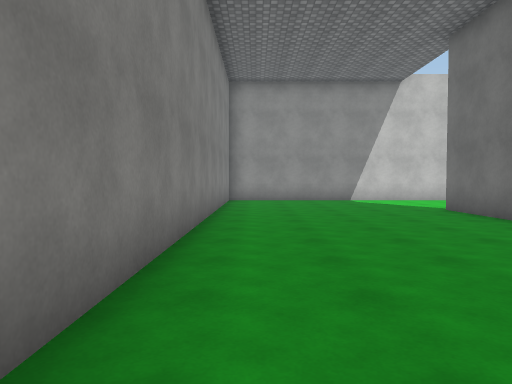
[1] (above)

24 first-person views from a walk through a scene from a Unity 3-D project. The camera is 1.4 m above the floor, tilts 2° down and sees 70° across. The floor is counted in squares, 1.8 m on a side. Each view is taken from the middle of a square. On the plan, view 1 faces up. The plan holds only what a view shows up to about 12 squares ahead; the rest is blank. The place goes on beyond the plan. The player character is not drawn. Surface patterns are stand-ins for the level's own textures.

[2]
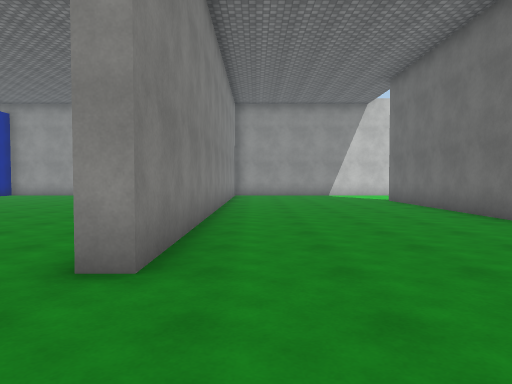

[3]
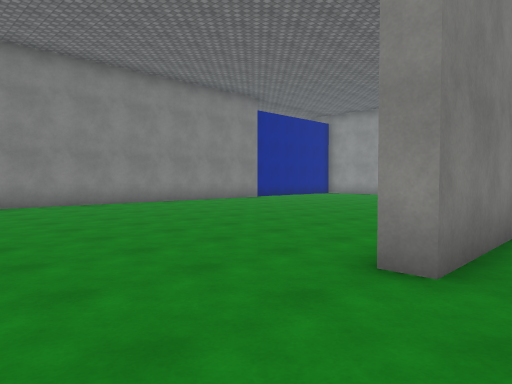

[4]
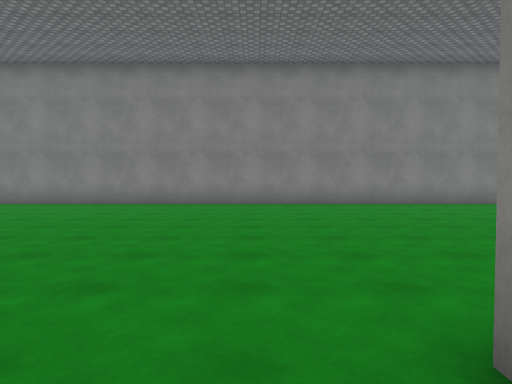

[5]
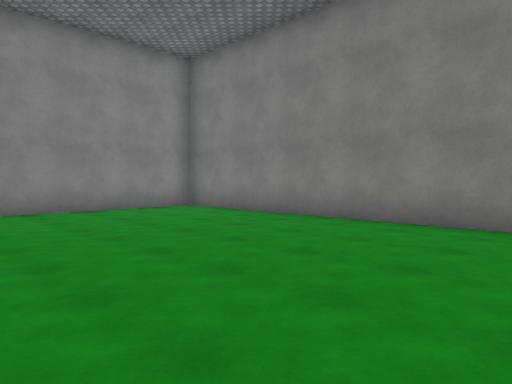

[6]
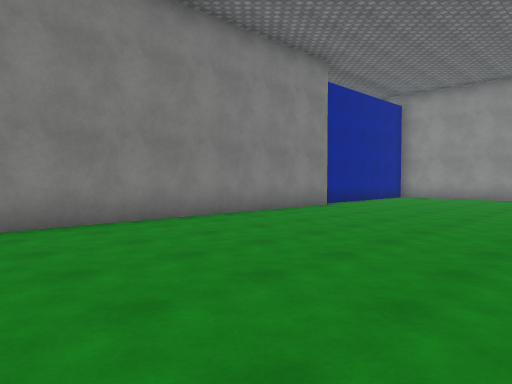

[7]
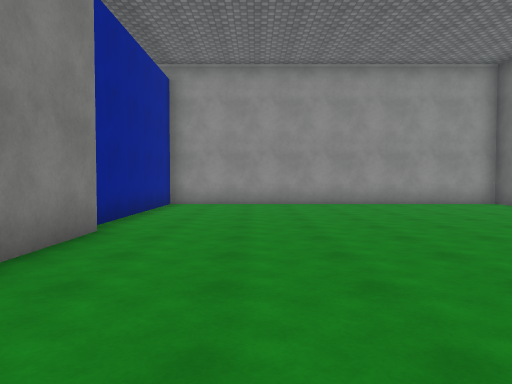

[8]
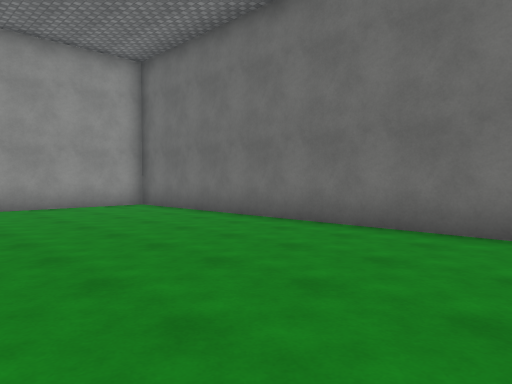

[9]
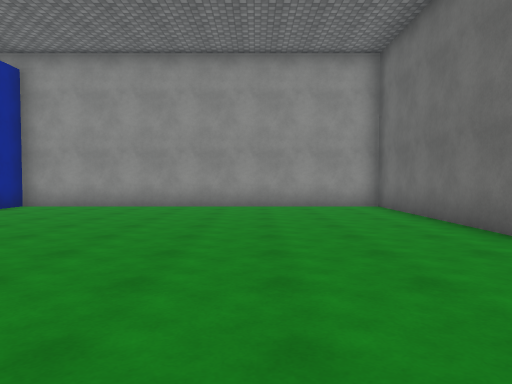

[10]
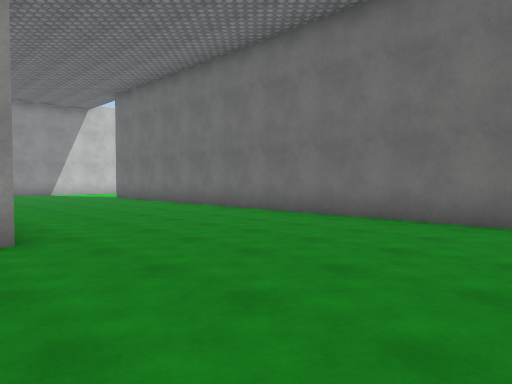

[11]
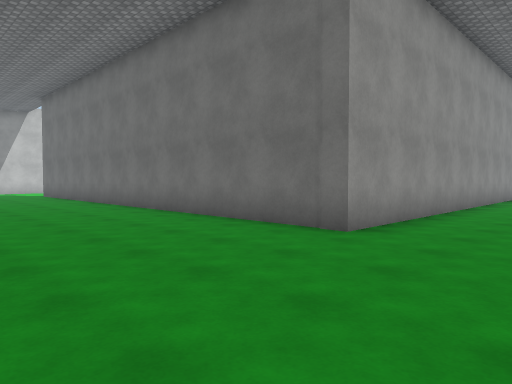

[12]
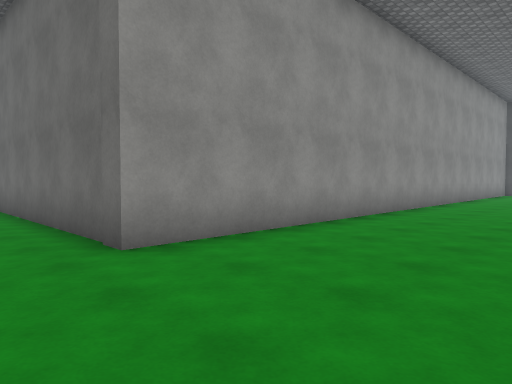

[13]
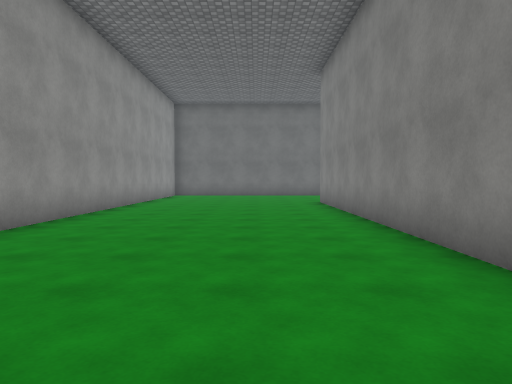

[14]
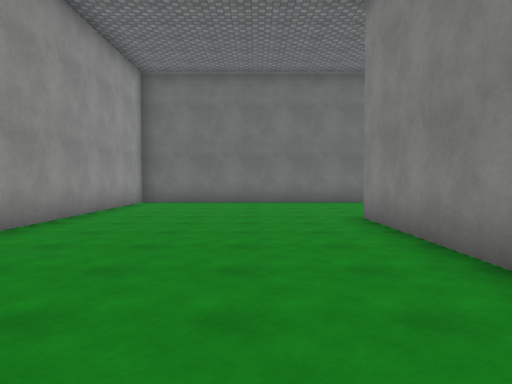

[15]
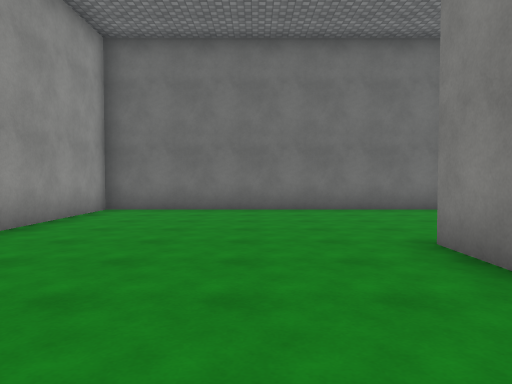

[16]
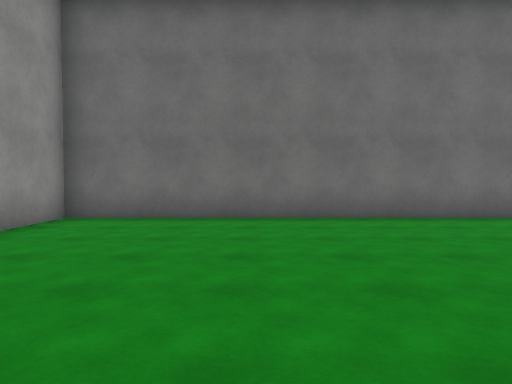

[17]
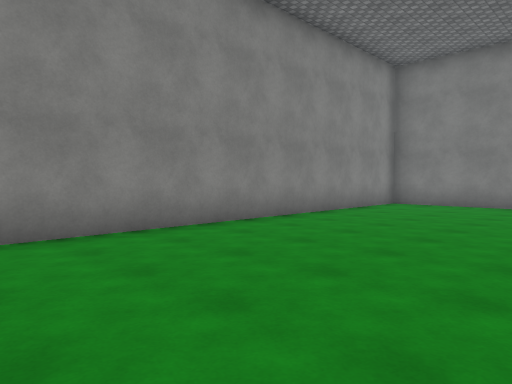

[18]
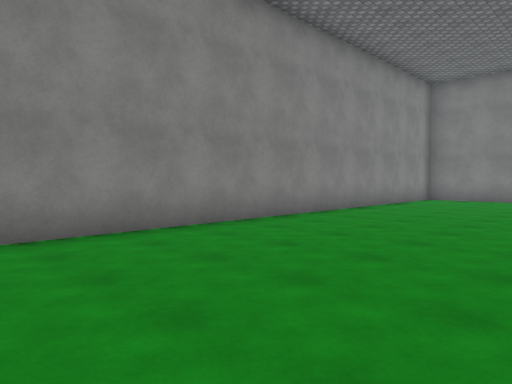

[19]
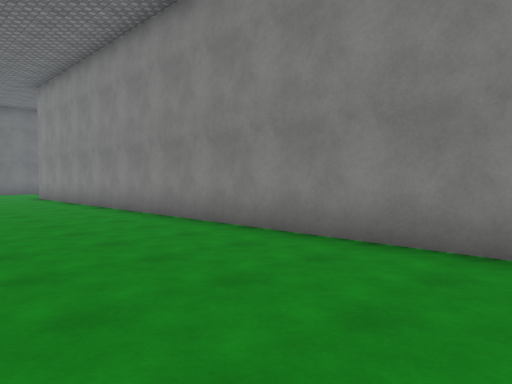

[20]
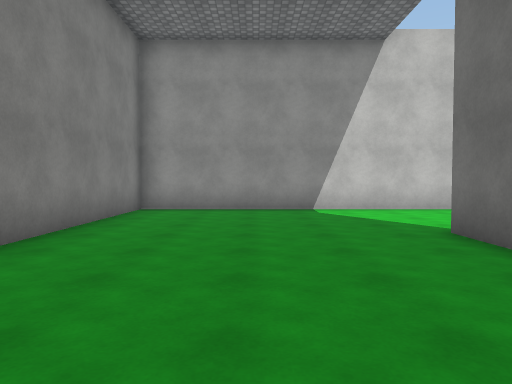

[21]
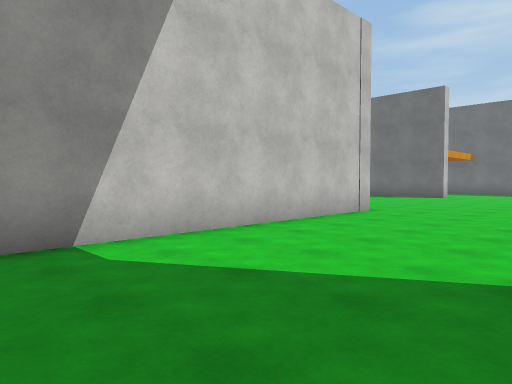

[22]
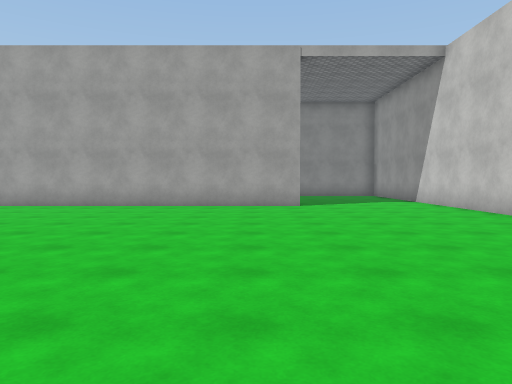

[23]
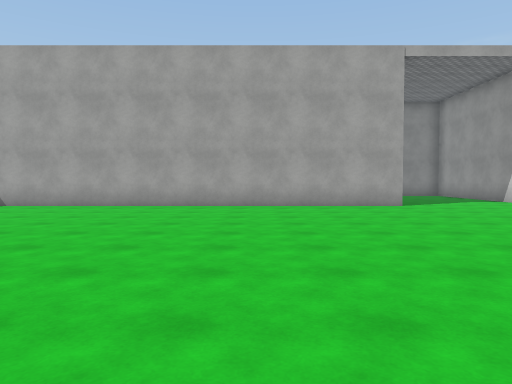

[24]
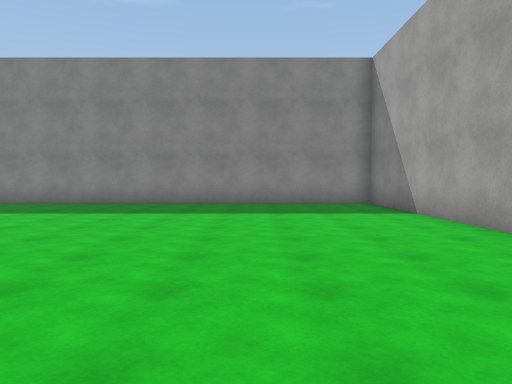

### Floor plan
Points are (right, up) in squares from view 1. A wall is a line through its corners. A room is listed if a view was taken in it or the views show most of it. See-through windows are left out.
Room 1 (views 1, 2, 3, 4, 5, 6, 7, 8, 9, 10, 11, 12, 13, 14, 15, 16, 17, 18, 19, 20, 21)
walls: (-1.5, 3.9) (-1.5, 13.5) (-11.7, 13.5) (-11.7, 7.9); (5.3, 9.4) (5.3, 8.4); (-11.4, 7.5) (-11.4, -12.2) (18.4, -12.2); (6.5, 13.5) (-1, 13.5) (-1, -1) (-1.5, -1); (23.3, -14.5) (23.3, -6.2) (4.8, -6.2) (4.8, 9.4)
ways out: opening at (6.8, 10.5) to room 2
Room 2 (views 22, 23, 24)
walls: (10.5, 13.5) (6.5, 13.5); (5.3, 8.4) (5.3, -5.6) (17.2, -5.6)
ways out: opening at (6.8, 10.5) to room 1

Positions as (right, up) in squares from view 1, and headings:
1: (0, 0), facing up
2: (0, -4), facing up
3: (0, -4), facing up-left
4: (0, -2), facing left
5: (-5, -3), facing down-left
6: (-5, -2), facing up-left
7: (-9, 2), facing up
8: (-7, 3), facing up-right
9: (-5, 3), facing up
10: (-2, -6), facing up-right
11: (0, -9), facing up-right
12: (3, -10), facing up-right
13: (6, -10), facing right
14: (11, -10), facing right
15: (14, -10), facing right
16: (16, -10), facing right
17: (0, -7), facing down-left
18: (3, -7), facing down-left
19: (2, -8), facing down-right
20: (2, 4), facing up
21: (2, 9), facing up-right
22: (16, 8), facing left
23: (16, 5), facing left
24: (9, 6), facing down
